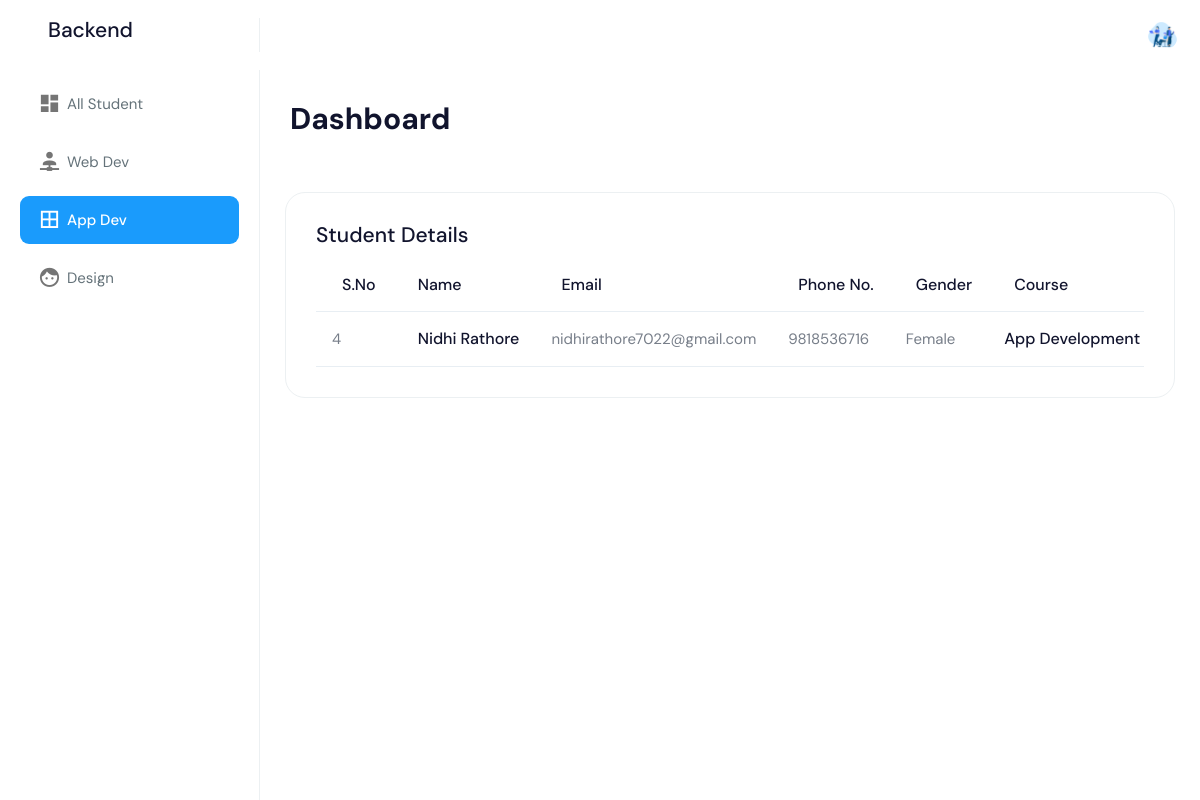
Screenshot of /files/app.php (signed in) with the database file from the repository.
### tables this page shows
CREATE TABLE `courseReg` (
  `id` int(5) NOT NULL,
  `fName` varchar(20) NOT NULL,
  `lName` varchar(20) NOT NULL,
  `email` varchar(30) NOT NULL,
  `phone` tinytext NOT NULL,
  `gender` varchar(10) NOT NULL,
  `course` varchar(30) NOT NULL
);

### files/app.php (the view, shortened to what this page needs)
<?php
include("./includes/header.php");
?>
                       <?php
                         $database = new Database();
                         $link = $database->connect();
                         $sql = "SELECT * FROM courseReg WHERE course ='App Development'";
                         if($result = mysqli_query($link, $sql)){
                             if(mysqli_num_rows($result) > 0){
                                     while($row = mysqli_fetch_array($result)){
                                             echo "<tr>
                                                     <td>".$row['id']."</td>
                                                     <td>
                                                       <div class='d-flex align-items-center'>
                                                         <div class='m-r-10'>
                                                         </div>
                                                         <div>
                                                           <h4 class='m-b-0 font-16'>".$row['fName']." ".$row['lName']."</h4>
                                                         </div>
                                                       </div>
                                                     </td>
                                                     <td>".$row['email']."</td>
                                                     <td>".$row['phone']."</td>
                                                     <td>".$row['gender']."</td>
                                                     <td>
                                                       <h5 class='m-b-0'>".$row['course']."</h5>
                                                     </td>
                                                   </tr>";
                                     }
                             } else{
                                 echo "<p class='lead'><em>No Record Found.</em></p>";
                             }
                         } else{
                             echo "ERROR: Could not able to execute $sql. " . mysqli_error($link);
                         }
                       ?>
       <?php
include("./includes/footer.php")
?>

### rows the page displays
coursereg: id "4", fName "Nidhi", lName "Rathore", email "nidhirathore7022@gmail.com", phone "9818536716", gender "Female", course "App Development"
